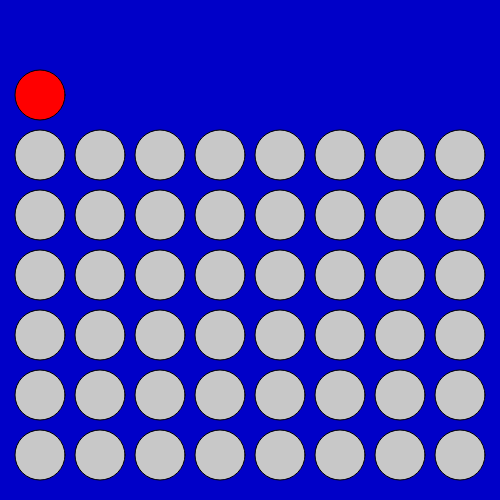
Frame 1 (no input)
Frame 60 (no input): identical to frame 1, image omitted
Frame 120 (the mouse pressed at the canvas centre since frame 60): identical to frame 1, image omitted

The p5.js sketch that drew this single still picture (run headless with seeded random() and noise() and a simulated clock; from frame 60 on, the mouse is pressed at the canvas centre):

// p5.js sketch
// ── sketch.js
var columns = [];
var currentPlayer = 1;
var currentPiece;
var spacing = 60;

function setup() {
  createCanvas(500, 500);
  var x = 40;
  var y = 455;

  for (var i = 0; i < 8; i++) {
    columns[i]= [];
    for (var j = 0; j < 6; j++) {
      var gamePiece = new GamePiece(x, y - (j * spacing), 0);
      ellipse(x, y - (j * spacing), 50, 50);
      columns[i].push(gamePiece);
    }
    x += spacing;
  }
  console.log(columns);
  currentPiece = new GamePiece(40, 95, currentPlayer);
}

function draw() {
  background(0, 0, 200);
  currentPiece.show();

  for (var i = 0; i < columns.length; i++) {
    for (var j = 0; j < columns[i].length; j++) {
      columns[i][j].show();
    }
  }
}

function keyPressed() {
  if (keyCode === RIGHT_ARROW) {
    currentPiece.move(1);
  } else if (keyCode === LEFT_ARROW) {
    currentPiece.move(-1);
  } else if (keyCode === DOWN_ARROW) {

  }
}
// ── checkWinner.js
function checkWinner(col, row) {
  var winArray = [];
  
  // check current COLUMN for winner
  for (var i = 0; i < 6; i++) {
    if (columns[col][i].color === currentPlayer) {
      winArray.push(columns[col][i]);
      if (winArray.length === 4) {
        renderWinners(winArray);
        return true; 
      }
    } else winArray = [];
  }

  // check current ROW for winner
  winArray = [];
  for (var j = 0; j < 7; j++) {
    if (columns[j][row].color === currentPlayer) {
      winArray.push(columns[j][row]);
      if (winArray.length === 4) {
        renderWinners(winArray);
        return true;
      }
    } else winArray = [];
  }

  // check only diagonal Forwardslash that intersects location
  winArray = [];
  var base = col - row;
  if (base >= 0 && base < 4) {
    for (var k = 0; k < 6; k++) {
      if (columns[base + k] && columns[base + k][k].color === currentPlayer) {
        winArray.push(columns[base + k][k]);
        if (winArray.length === 4) {
          renderWinners(winArray);
          return true;
        } 
      } else winArray = [];
    }
  } else {
    base = row - col;
    if (base > 0 && base < 3) {
      for (var l = 0; l < 6; l++) {
        if (columns[l][base + l] && columns[l][base + l].color === currentPlayer) {
          winArray.push(columns[l][base + l]);
          if (winArray.length === 4) {
            renderWinners(winArray);
            return true;
          } 
        } else winArray = [];
      }
    }
  }

  // check only diagonal Backslash that intersects location
  winArray = [];
  base = col + row;
  if (base > 2 && base < 9) {
    for (var m = 0; m < 6; m++) {
      if (columns[base - m] && columns[base - m][m].color === currentPlayer) {
        winArray.push(columns[base - m][m]);
        if (winArray.length === 4) {
          renderWinners(winArray);
          return true;
        } 
      } else winArray = [];
    }
  }
  return false;
}

function renderWinners(arr) {
  arr.forEach (function(e) {
    e.stroke = 5;
  });
};

// ── gamePiece.js
function GamePiece(x, y, color) {
  this.x = x;
  this.y = y;
  this.color = color;

  this.show  = function() {
    // empty space = GRAY
    if (this.color === 0) { fill(200) };
    // player 1 = RED
    if (this.color === 1) { fill(255, 0, 0) };
    // player 2 = YELLOW
    if (this.color === -1) { fill(255, 255, 0) };
    ellipse(this.x, this.y, 50, 50);
  }

  this.move = function(dir) {
    if(this.x + dir * spacing > 0 && this.x + dir * spacing < width) {
      this.x += dir * spacing;
      currentColumn += dir;
    }
  }

  // this.changePlayer = function() {
  //   if (currentPlayer === 1) {
  //     this.color = -1;
  //     currentPlayer = 2;
  //   } else if(currentPlayer === 2) {
  //     this.color = 1
  //     currentPlayer = 1;
  //   }
  // }

  this.changeColor = function() {
    if (this.color === 0) {
      this.color = currentPlayer;
    } else {
      this.color *= -1;
    }
  }
}
// ── reset.js
function reset() {
  columns = [];
  bg = {'r':0, 'g':0, 'b':200};
  var x = 40;
  var y = 455;

  for (var i = 0; i < 8; i++) {
    columns[i]= [];
    for (var j = 0; j < 6; j++) {
      var gamePiece = new GamePiece(x, y - (j * spacing), 0);
      ellipse (x, y - (j * spacing), 50, 50);
      columns[i].push(gamePiece);
    }
    x += spacing;
  }
}
